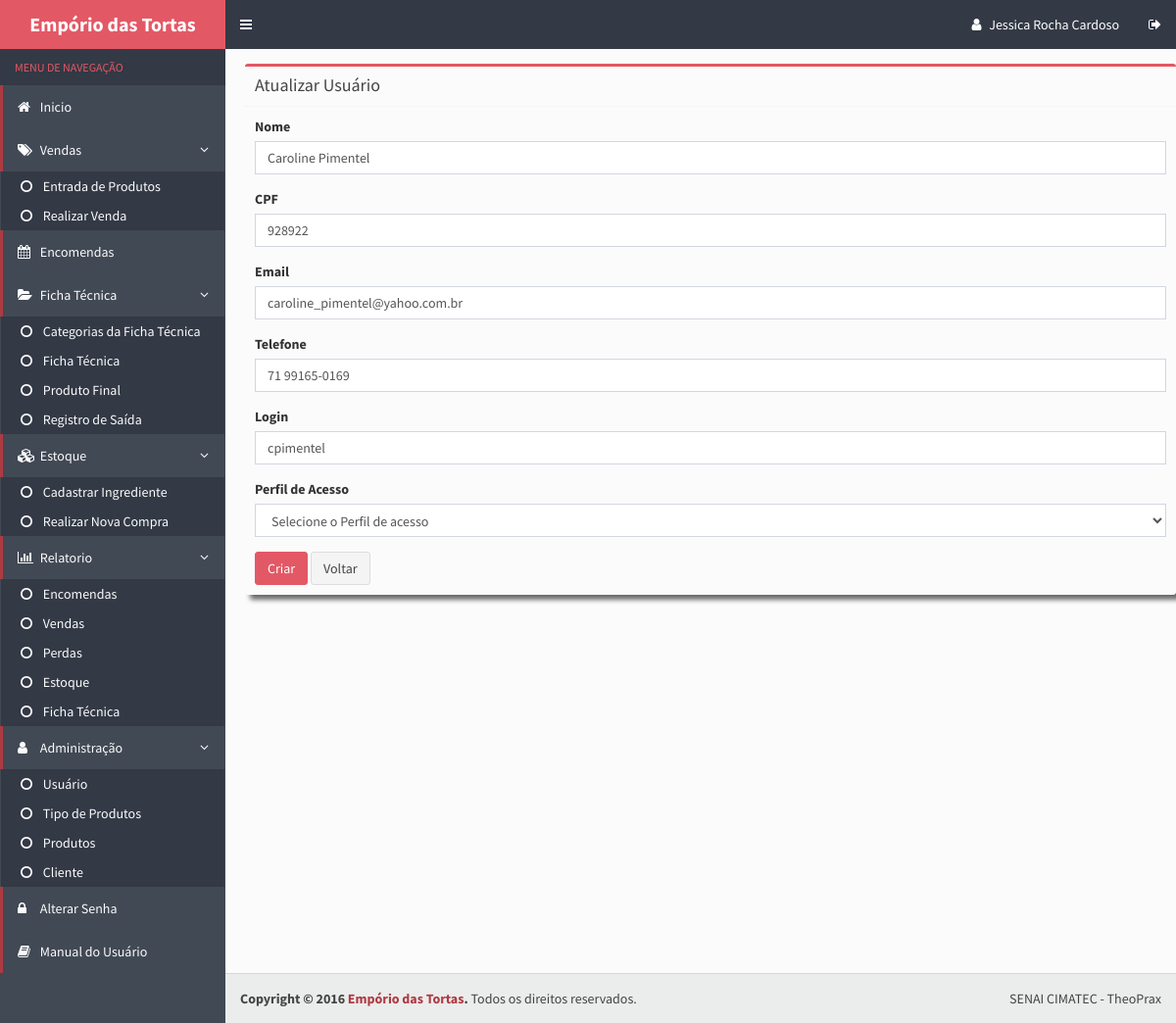
Screenshot of /forms/Atualizar_usuario.php?id=22 (signed in) with the database file from the repository.
### tables this page shows
CREATE TABLE IF NOT EXISTS `usuarios` (
  `cod_usuario` int(11) NOT NULL AUTO_INCREMENT,
  `name` varchar(100) NOT NULL,
  `cpf` varchar(14) NOT NULL,
  `email` varchar(100) NOT NULL,
  `mobile` varchar(100) NOT NULL,
  `login` varchar(50) NOT NULL,
  `senha` varchar(32) NOT NULL,
  `acesso` varchar(30) NOT NULL,
  PRIMARY KEY (`cod_usuario`),
  UNIQUE KEY `cpf` (`cpf`,`login`),
  UNIQUE KEY `cpf_2` (`cpf`)
);

### forms/Atualizar_usuario.php (the view, shortened to what this page needs)
<?php
  $id = null;
  if ( !empty($_GET['id'])) {
    $id = $_REQUEST['id'];
  }
  if ( !empty($_POST)) {
    $nameError = null;
    $cpfError = null;
    $emailError = null;
    $telefoneError = null;
    $loginError = null;
    $acessoError = null;
    $name = $_POST['name'];
    $cpf = $_POST['cpf'];
    $email = $_POST['email'];
    $telefone = $_POST['telefone'];
    $login = $_POST['login'];
    $acesso = $_POST['acesso'];
    $valid = true;
    if (empty($name)) {
      $nameError = 'Please enter Name';
      $valid = false;
    }
    if (empty($cpf)) {
      $cpfError = 'Por favor digite um cpf';
      $valid = false;
    }
    if (empty($email)) {
      $emailError = 'Por favor digite um email';
      $valid = false;
    } else if ( !filter_var($email,FILTER_VALIDATE_EMAIL) ) {
      $emailError = 'Por favor digite um email válido';
      $valid = false;
    }
    if (empty($telefone)) {
      $telefoneError = 'Por favor digite um telefone';
      $valid = false;
    }
    if (empty($login)) {
      $loginError = 'Por favor digite um login';
      $valid = false;
    }
    if (empty($acesso)) {
      $acessoError = 'Por favor escolha um perfil para o usuário';
      $valid = false;
    }
    if ($valid) {
      $pdo = Database::connect();
      $pdo->setAttribute(PDO::ATTR_ERRMODE, PDO::ERRMODE_EXCEPTION);
      $sql = "UPDATE usuarios set name = ?, cpf = ?, email = ?, mobile = ?, login = ?, acesso = ? WHERE cod_usuario = ?";
      $q = $pdo->prepare($sql);
      $q->execute(array($name,$cpf,$email,$telefone,$login,$acesso,$id));
      Database::disconnect();
      header("Location: ../usuario.php");
    }
  } else{
    $pdo = Database::connect();
    $pdo->setAttribute(PDO::ATTR_ERRMODE, PDO::ERRMODE_EXCEPTION);
    $sql = "SELECT * FROM usuarios where cod_usuario = ?";
    $q = $pdo->prepare($sql);
    $q->execute(array($id));
    $data = $q->fetch(PDO::FETCH_ASSOC);
    $name = $data['name'];
    $cpf = $data['cpf'];
    $email = $data['email'];
    $login = $data['login'];
    }
?>
<!DOCTYPE html>
<html>
  <head>
    <link rel="stylesheet" href="../bootstrap/css/bootstrap.css">
    <link rel="stylesheet" href="https://maxcdn.bootstrapcdn.com/font-awesome/4.4.0/css/font-awesome.min.css">
    <link rel="stylesheet" href="https://code.ionicframework.com/ionicons/2.0.1/css/ionicons.min.css">
    <link rel="stylesheet" href="../dist/css/AdminLTE.css">
    <link rel="stylesheet" href="../dist/css/skins/skin-blue.css">
  </head>
  <body class="hold-transition skin-blue sidebar-mini">
    <div class="wrapper">
      <?php include_once("includes/header.php") ?>
      <?php include_once("includes/menu.php") ?>
      <div class="content-wrapper">
        <section class="content">
          <div class="row">
              <div class="box box-warning">
                <div class="form">
                  <div class="box-header with-border">
                  <h3 class="box-title">Atualizar Usuário</h3>
                  </div>
                  <div class="box-body">
                    <form action="Atualizar_usuario.php?id=<?php echo $id?>" method="post">
                       <div class="form-group">
                      <label>Nome</label>
                      <input type="text" class="form-control" name="name" required="required" value="<?php echo !empty($name)?$name:'';?>">
                    </div>
                    <div class="form-group">
                      <label>CPF</label>
                      <input type="text" class="form-control" name="cpf" id="cpf" onblur="javascript: validarCPF(this.value);" onkeypress="javascript: mascara(this, cpf_mask);"  maxlength="14" value="<?php echo !empty($cpf)?$cpf:'';?>">
                    </div>
                    <div class="form-group">
                      <label>Email</label>
                      <input type="text" class="form-control" name="email" required="required"  value="<?php echo !empty($email)?$email:'';?>">
                    </div>
                    <div class="form-group">
                      <label>Telefone</label>
                      <input type="tel" class="form-control" name="telefone" maxlength="13" OnKeyPress="formatar('## #####-####', this)" placeholder="Telefone" value="<?php echo $data['mobile'];?>">
                    </div>
                    <div class="form-group">
                      <label>Login</label>
                      <input type="text" class="form-control" name="login" required="required" value="<?php echo !empty($login)?$login:'';?>">
                    </div>
                    <div class="form-group">
                      <label>Perfil de Acesso</label>
                      <select class="form-control" name = "acesso"  required="required" id="opcao">
                        <option value=""disabled selected style='display:none;'>Selecione o Perfil de acesso</option>
                      </select>
                    </div>
                    <button type="submit" class="btn btn-danger">Criar</button>
                    <a class="btn btn-default" href="../usuario.php">Voltar</a>
                    </form>
                  </div>
                </div>
              </div>
            </div>
        </section>
      </div>
      <?php include_once("includes/footer.php") ?>
  </body>
</html>

### rows the page displays
usuarios: name "Caroline Pimentel", cpf "928922", email "caroline_pimentel@yahoo.com.br", telefone "71 99165-0169", login "cpimentel"

### other values shown
$_SESSION['UsuarioNome'] "Jessica Rocha Cardoso"
